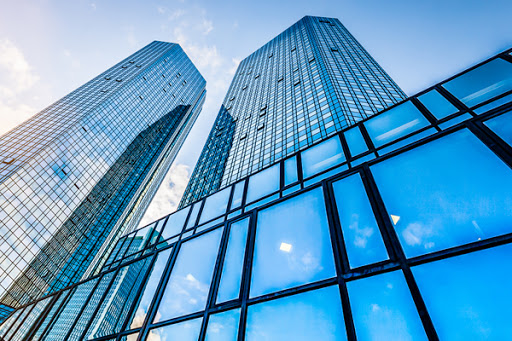
#> input picture input/input_0.jpg, 512 x 341 px; its folder holds only this picture in this run
$ python EdgeDetection.py
#> lines starting #> are read from the running program, lines starting #| are printed output that depends on the picture
import argparse
import glob
import attr
import numpy as np
import cv2

class EdgeDetector():
	def __init__ (self, img):
		self.img   = img.astype("float")
		self.shape = img.shape

	def Forward(self, n = 10):
		img = self.img.copy()
		mask = np.array([[0, 0, 0], [0, n, 0], [0, -n, 0]])
		grad = cv2.filter2D(img, ddepth = -1, kernel = mask)

		edges = np.clip(grad, 0, 255)
		return edges

	def Backward(self, n = 10):
		img = self.img.copy()
		mask = np.array([[0, -n, 0], [0, n, 0], [0, 0, 0]])
		grad = cv2.filter2D(img, ddepth = -1, kernel = mask)

		edges = np.clip(grad, 0, 255)
		return edges

	def Prewitt(self):
		img = self.img.copy()
		mask = np.array([[1, 0, -1], [1, 0, -1], [1, 0, -1]])
		gradx = cv2.filter2D(img, ddepth = -1, kernel = mask)
		grady = cv2.filter2D(img, ddepth = -1, kernel = mask.T)
		grad  = np.sqrt(gradx**2 + grady**2)

		edges = cv2.normalize(grad, None, 0, 255, cv2.NORM_MINMAX)
		return edges

	def Sobel(self):
		# gradx = cv2.Sobel(self.img, ddepth = -1, 1, 0)
		# grady = cv2.Sobel(self.img, ddepth = -1, 0, 1)
		# edges = cv2.bitwise_or(gradx, grady)

		img = self.img.copy()
		mask = np.array([[1, 0, -1], [2, 0, -2], [1, 0, -1]])
		gradx = cv2.filter2D(img, ddepth = -1, kernel = mask)
		grady = cv2.filter2D(img, ddepth = -1, kernel = mask.T)
		grad  = np.sqrt(gradx**2 + grady**2)

		edges = cv2.normalize(grad, None, 0, 255, cv2.NORM_MINMAX)
		return edges

	def Canny(self, thresholdL = 30, thresholdH = 90):
		# edges = cv2.Canny(self.img, thresholdL, thresholdH)

		img = self.img.copy()
		img = cv2.GaussianBlur(img, (3, 3), 0)

		mask = np.array([[1, 0, -1], [2, 0, -2], [1, 0, -1]])
		gradx = cv2.filter2D(img, ddepth = -1, kernel = mask)
		grady = cv2.filter2D(img, ddepth = -1, kernel = mask.T)
		grad  = np.sqrt(gradx**2 + grady**2)

		theta = np.arctan2(gradx, grady) / np.pi * 180
		theta = np.where(theta >= 0, theta, theta + 180)

		# non maximum supression
		for i in range(1, self.shape[0] - 1):
			for j in range(1, self.shape[1] - 1):
				if    22.5 > theta[i][j] and grad[i][j] >= grad[i-1][j] and grad[i][j] >= grad[i+1][j]: img[i][j] = grad[i][j]
				elif 157.5 < theta[i][j] and grad[i][j] >= grad[i-1][j] and grad[i][j] >= grad[i+1][j]: img[i][j] = grad[i][j]
				elif  22.5 < theta[i][j] <  67.5 and grad[i][j] >= grad[i-1][j-1] and grad[i][j] >= grad[i+1][j+1]: img[i][j] = grad[i][j]
				elif  67.5 < theta[i][j] < 112.5 and grad[i][j] >= grad[i  ][j-1] and grad[i][j] >= grad[i  ][j+1]: img[i][j] = grad[i][j]
				elif 112.5 < theta[i][j] < 157.5 and grad[i][j] >= grad[i-1][j+1] and grad[i][j] >= grad[i+1][j-1]: img[i][j] = grad[i][j]
				else: img[i][j] = 0

		edges = np.zeros(self.shape)
		for i in range(1, self.shape[0] - 1):
			for j in range(1, self.shape[1] - 1):
				if thresholdL < img[i][j] < thresholdH:
					if np.sum(np.where(img[i-1:i+2, j-1:j+2] >= thresholdH, 1, 0)) > 0:
						edges[i][j] = 1
				elif img[i][j] >= thresholdH: edges[i][j] = 1
				elif img[i][j] <= thresholdL: edges[i][j] = 0
		edges = edges * img
		return edges

	def Laplacian(self):
		img = self.img.copy()
		mask = np.array([[0, -1, 0], [-1, 4, -1], [0, -1, 0]])
		grad = cv2.filter2D(img, ddepth = -1, kernel = mask)

		edges = np.clip(grad, 0, 255)
		return edges

	def LaplacianOfGaussian(self, sigma = 0.8):
		# edges = cv2.Laplacian(img, ddepth = -1)

		img = self.img.copy()

		y,x = np.ogrid[-3:4,-3:4]
		mask = np.exp((x**2 + y**2) / (-2 * sigma ** 2))
		mask = mask * (x**2 + y**2  -   2 * sigma ** 2) / sigma**4
		mask = mask / np.sqrt(2 * np.pi * sigma **2)
		grad = cv2.filter2D(img, ddepth = -1, kernel = mask)

		edges = np.clip(grad, 0, 255)
		return edges

	def DifferenceOfGaussian(self, sigma1 = 0.001, sigma2 = 1000):
		img = self.img.copy()
		sigma1, sigma2 = max(sigma1, sigma2), min(sigma1, sigma2)

		tmp1 = cv2.GaussianBlur(img, (5, 5), sigmaX = sigma1, sigmaY = sigma1)
		tmp2 = cv2.GaussianBlur(img, (5, 5), sigmaX = sigma2, sigmaY = sigma2)
		grad = tmp1 - tmp2

		edges = np.clip(grad, 0, 255)
		return edges

if __name__ == "__main__":
	parser = argparse.ArgumentParser()
	parser.add_argument("-i", "--input" , default = "input" , help = "path to the imput  image file directory" )
	parser.add_argument("-o", "--output", default = "output", help = "path to the output image file directory")
	args = parser.parse_args()

	methods   = ["Forward", "Backward", "Prewitt", "Sobel", "Canny", \
				 "Laplacian", "LaplacianOfGaussian", "DifferenceOfGaussian"]
	filenames = glob.glob("{}/input_*.jpg".format(args.input)) + glob.glob(args.input + "/*.png")

	for filename in filenames:
		img = cv2.imread(filename)
#> img is the input picture: shape (341, 512, 3); mean B, G, R 195.7, 154.5, 90.8
		img = cv2.cvtColor(img, cv2.COLOR_BGR2GRAY)
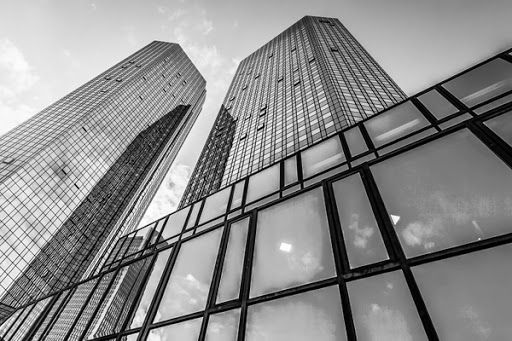
#> img: shape (341, 512); min 0, max 255, mean 140.1
		img = cv2.resize(img, (640, 640))
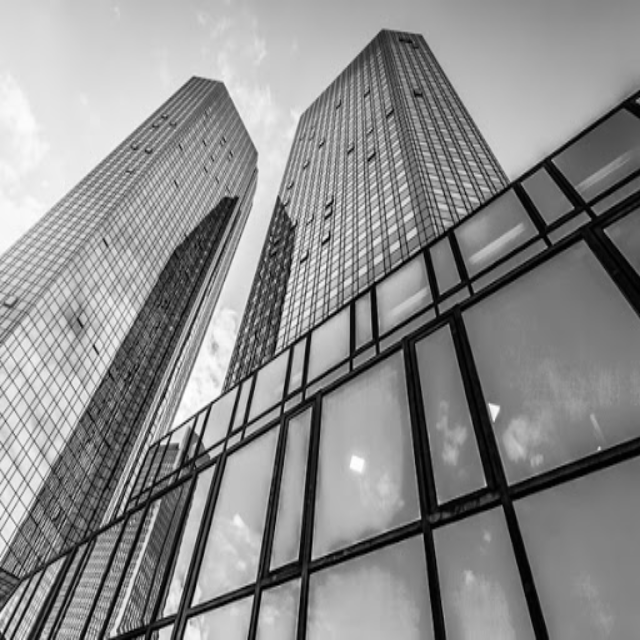
#> img: shape (640, 640); min 0, max 255, mean 140
		edge_detector = EdgeDetector(img)

		for method in methods:
			edges = getattr(edge_detector, method)()
			cv2.imwrite("{}/output_{}.jpg".format(args.output, method), edges)
#> this loop made 8 passes
#> pass 1, in Forward, `grad = cv2.filter2D(img, ddepth = -1, kernel = mask)`:
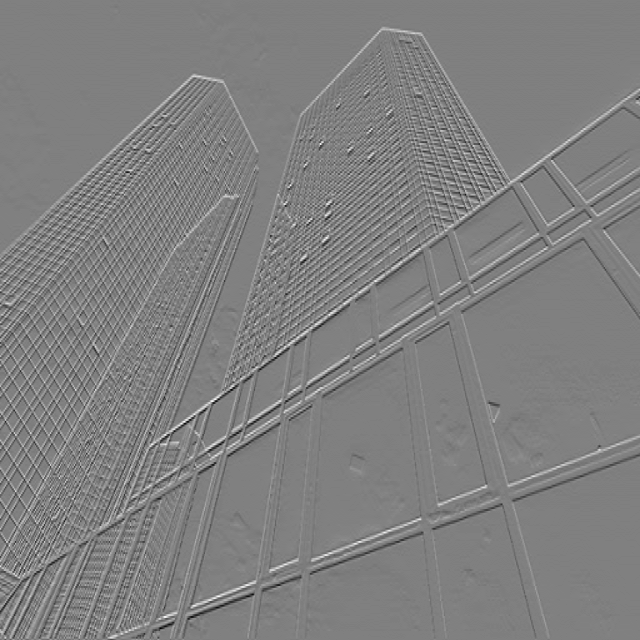
#> grad: shape (640, 640) float64; min -1020, max 1010, mean 0.5; drawn with min black and max white
#> pass 1, in Forward, `edges = np.clip(grad, 0, 255)`:
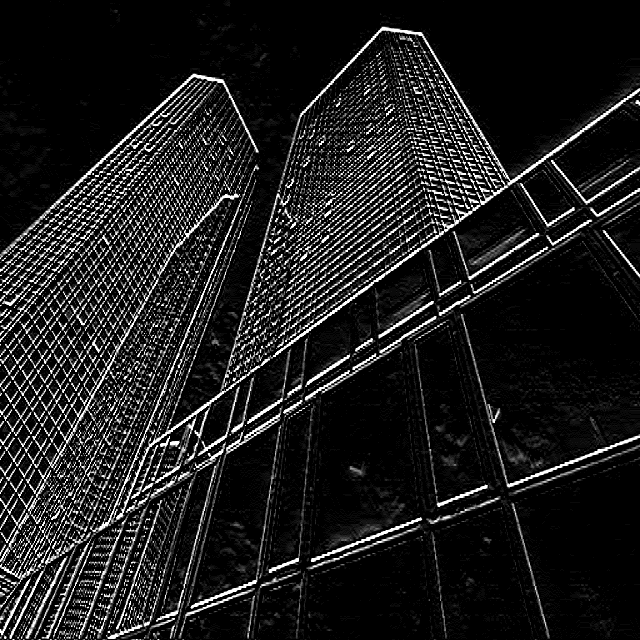
#> edges: shape (640, 640) float64; min 0, max 255, mean 30.2
#> pass 2, in Backward, `grad = cv2.filter2D(img, ddepth = -1, kernel = mask)`:
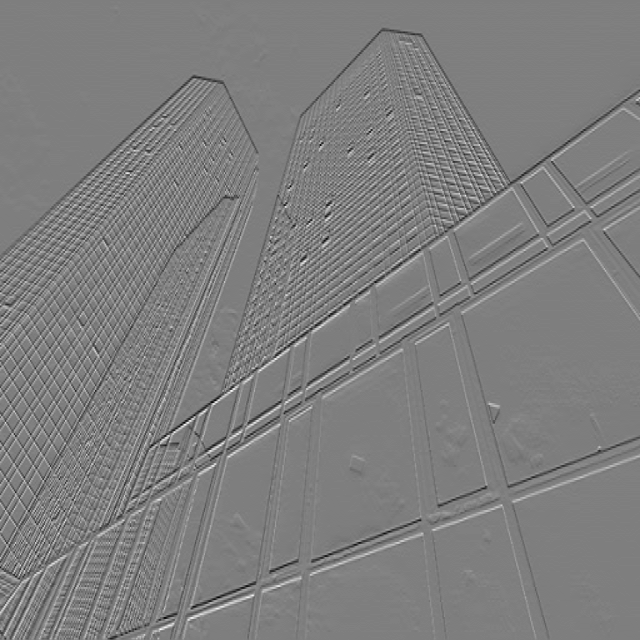
#> grad: shape (640, 640) float64; min -1010, max 1020, mean -0.5; drawn with min black and max white
